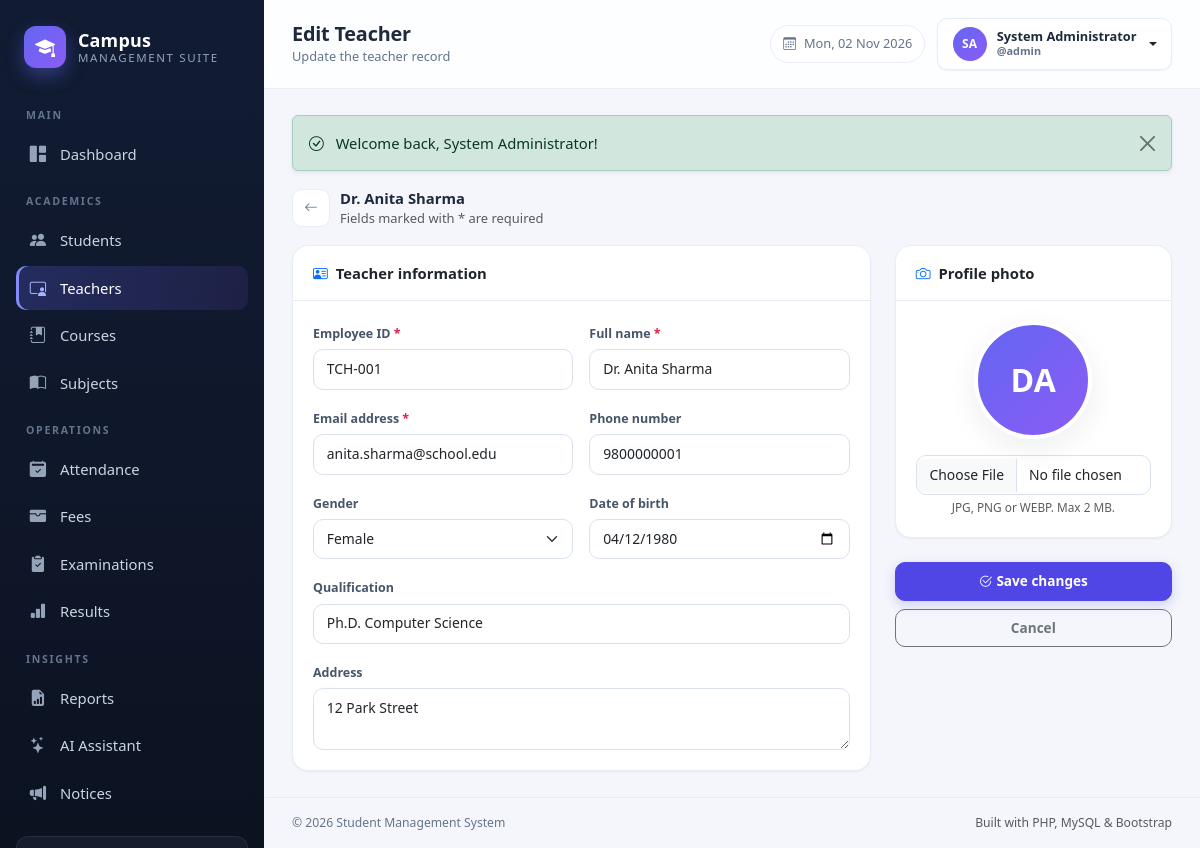
Page /admin/teachers/edit.php?id=1 (signed in) on the committed database.
### tables this page shows
CREATE TABLE teachers (
    id INT UNSIGNED AUTO_INCREMENT PRIMARY KEY,
    employee_id VARCHAR(30) NOT NULL UNIQUE,
    full_name VARCHAR(120) NOT NULL,
    email VARCHAR(120) NOT NULL UNIQUE,
    phone VARCHAR(20) DEFAULT NULL,
    gender ENUM('Male','Female','Other') DEFAULT NULL,
    dob DATE DEFAULT NULL,
    qualification VARCHAR(120) DEFAULT NULL,
    address VARCHAR(255) DEFAULT NULL,
    photo VARCHAR(255) DEFAULT NULL,
    created_at TIMESTAMP DEFAULT CURRENT_TIMESTAMP
);

### admin/teachers/edit.php (called while the page is built, shortened)
<?php
$id = query_int('id') ?: post_int('id');
$stmt = db()->prepare('SELECT * FROM teachers WHERE id = ?');
$stmt->execute([$id]);
$existing = $stmt->fetch();
$teacher = $existing;
$formAction = url('admin/teachers/edit.php');
$isEdit     = true;
require __DIR__ . '/_form.php';

### includes/functions.php (called while the page is built, shortened)
<?php
function e($value): string
{
    return htmlspecialchars((string) $value, ENT_QUOTES | ENT_SUBSTITUTE, 'UTF-8');
}
function url(string $path = ''): string
{
    return BASE_URL . '/' . ltrim($path, '/');
}
function initials(string $name): string
{
    $parts = preg_split('/\s+/', trim($name)) ?: [];
    $out = '';
    foreach (array_slice($parts, 0, 2) as $part) {
        $out .= strtoupper(substr($part, 0, 1));
    }
    return $out !== '' ? $out : '?';
}
function selected($a, $b): string
{
    return (string) $a === (string) $b ? ' selected' : '';
}

### config/database.php (called while the page is built, shortened)
<?php
function db(): PDO
{
    static $pdo = null;
    $dsn = 'mysql:host=' . DB_HOST . ';dbname=' . DB_NAME . ';charset=' . DB_CHARSET;
    try {
        $pdo = new PDO($dsn, DB_USER, DB_PASS, [
            PDO::ATTR_ERRMODE            => PDO::ERRMODE_EXCEPTION,
            PDO::ATTR_DEFAULT_FETCH_MODE => PDO::FETCH_ASSOC,
            PDO::ATTR_EMULATE_PREPARES   => false,
        ]);
    } catch (PDOException $e) {
        http_response_code(500);
        $message = APP_DEBUG ? $e->getMessage() : 'Unable to connect to the database.';
        echo '<!DOCTYPE html><html><head><meta charset="utf-8"><title>Database Error</title>'
            . '<link href="https://cdn.jsdelivr.net/npm/bootstrap@5.3.3/dist/css/bootstrap.min.css" rel="stylesheet"></head>'
            . '<body class="bg-light"><div class="container py-5"><div class="alert alert-danger shadow-sm">'
            . '<h4 class="alert-heading">Database connection failed</h4>'
            . '<p class="mb-2">' . htmlspecialchars($message) . '</p>'
            . '<hr><p class="mb-0 small">Make sure MySQL is running in XAMPP and that '
            . '<code>database/student_management.sql</code> has been imported.</p>'
            . '</div></div></body></html>';
        exit;
    }
    return $pdo;
}

### admin/teachers/_form.php (the view, shortened to what this page needs)
<?php
require dirname(__DIR__, 2) . '/includes/header.php';
?>
<div class="toolbar">
    <a class="btn btn-icon" href="<?= e(url('admin/teachers/index.php')) ?>" title="Back"><i class="bi bi-arrow-left"></i></a>
    <div>
        <div class="fw-semibold"><?= $isEdit ? e($teacher['full_name']) : 'New teacher registration' ?></div>
        <div class="text-muted small">Fields marked with * are required</div>
    </div>
</div>
<form method="post" enctype="multipart/form-data" action="<?= e($formAction) ?>" novalidate>
    <div class="row g-4">
        <div class="col-lg-8">
            <div class="card">
                <div class="card-header"><i class="bi bi-person-vcard me-2 text-primary"></i>Teacher information</div>
                <div class="card-body">
                    <div class="row g-3">
                        <div class="col-md-6">
                            <label class="form-label required">Employee ID</label>
                            <input class="form-control" name="employee_id" value="<?= e($teacher['employee_id']) ?>" required>
                        </div>
                        <div class="col-md-6">
                            <label class="form-label required">Full name</label>
                            <input class="form-control" name="full_name" value="<?= e($teacher['full_name']) ?>" required>
                        </div>
                        <div class="col-md-6">
                            <label class="form-label required">Email address</label>
                            <input class="form-control" type="email" name="email" value="<?= e($teacher['email']) ?>" required>
                        </div>
                        <div class="col-md-6">
                            <label class="form-label">Phone number</label>
                            <input class="form-control" name="phone" value="<?= e($teacher['phone']) ?>">
                        </div>
                        <div class="col-md-6">
                            <label class="form-label">Gender</label>
                            <select class="form-select" name="gender">
                                <?php foreach (['Male', 'Female', 'Other'] as $gender): ?>
                                    <option value="<?= $gender ?>"<?= selected($teacher['gender'], $gender) ?>><?= $gender ?></option>
                                <?php endforeach; ?>
                            </select>
                        </div>
                        <div class="col-md-6">
                            <label class="form-label">Date of birth</label>
                            <input class="form-control" type="date" name="dob" max="<?= date('Y-m-d') ?>" value="<?= e($teacher['dob']) ?>">
                        </div>
                        <div class="col-12">
                            <label class="form-label">Qualification</label>
                            <input class="form-control" name="qualification" value="<?= e($teacher['qualification']) ?>" placeholder="e.g. M.Sc. Mathematics">
                        </div>
                        <div class="col-12">
                            <label class="form-label">Address</label>
                            <textarea class="form-control" name="address" rows="2"><?= e($teacher['address']) ?></textarea>
                        </div>
                    </div>
                </div>
            </div>
        </div>
        <div class="col-lg-4">
            <div class="card">
                <div class="card-header"><i class="bi bi-camera me-2 text-primary"></i>Profile photo</div>
                <div class="card-body text-center">
                    <?php if (!empty($teacher['photo'])): ?>
                        <img class="avatar avatar-xl mb-3" src="<?= e(url($teacher['photo'])) ?>" alt="Teacher photo" id="photoPreview">
                    <?php else: ?>
                        <div class="avatar avatar-xl mb-3 mx-auto" id="photoFallback"><?= e(initials($teacher['full_name'] ?: 'New Teacher')) ?></div>
                    <?php endif; ?>
                    <input class="form-control" type="file" name="photo" accept="image/jpeg,image/png,image/webp"
                           data-preview-target="#photoPreview">
                    <div class="form-text">JPG, PNG or WEBP. Max 2 MB.</div>
                </div>
            </div>
            <div class="d-grid gap-2 mt-4">
                <button class="btn btn-primary" type="submit">
                    <i class="bi bi-check2-circle me-1"></i><?= $isEdit ? 'Save changes' : 'Add teacher' ?>
                </button>
                <a class="btn btn-outline-secondary" href="<?= e(url('admin/teachers/index.php')) ?>">Cancel</a>
            </div>
        </div>
    </div>
</form>
<?php require dirname(__DIR__, 2) . '/includes/footer.php'; ?>

### assets/css/style.css (style rules this page uses)
:root { --brand: #4f46e5; --brand-dark: #4338ca; --brand-soft: #eef2ff; --sidebar-bg: #0f172a; --sidebar-muted: #94a3b8; --body-bg: #f4f6fb; --surface: #ffffff; --text: #1e293b; --muted: #64748b; --line: #e8edf5; --radius: 16px; --shadow-sm: 0 1px 2px rgba(15, 23, 42, .06); --shadow: 0 10px 30px rgba(15, 23, 42, .07); --sidebar-w: 264px; }
* { box-sizing: border-box; }
body { margin: 0; background: var(--body-bg); color: var(--text); font-family: "Segoe UI", system-ui, -apple-system, "Helvetica Neue", Arial, sans-serif; font-size: .925rem; -webkit-font-smoothing: antialiased; }
a { text-decoration: none; }
.avatar { display: inline-grid; place-items: center; border-radius: 50%; background: linear-gradient(135deg, #6366f1, #8b5cf6); color: #fff; font-weight: 700; letter-spacing: .3px; flex-shrink: 0; object-fit: cover; }
.avatar-xl { width: 118px; height: 118px; font-size: 2rem; border: 4px solid #fff; box-shadow: var(--shadow); }
.card { border: 1px solid var(--line); border-radius: var(--radius); box-shadow: var(--shadow-sm); }
.card-header { background: #fff; border-bottom: 1px solid var(--line); border-radius: var(--radius) var(--radius) 0 0 !important; padding: 16px 20px; font-weight: 600; }
.card-body { padding: 20px; }
.btn { border-radius: 10px; font-weight: 600; font-size: .85rem; padding: .5rem .9rem; }
.btn-primary { background: var(--brand); border-color: var(--brand); box-shadow: 0 4px 12px rgba(79, 70, 229, .22); }
.btn-icon { width: 38px; height: 38px; display: inline-grid; place-items: center; padding: 0; background: #fff; border: 1px solid var(--line); color: var(--muted); }
.form-label { font-size: .78rem; font-weight: 600; color: #475569; margin-bottom: .35rem; }
.form-control, .form-select { border-radius: 10px; border-color: #dbe2ee; padding: .55rem .8rem; font-size: .87rem; }
.form-text { font-size: .74rem; }
.required::after { content: " *"; color: #e11d48; }
.toolbar { display: flex; flex-wrap: wrap; gap: 10px; align-items: center; margin-bottom: 16px; }

### rows in the picture
teachers: full_name "Dr. Anita Sharma", employee_id "TCH-001", email "anita.sharma@school.edu", phone "9800000001", dob "04/12/1980", qualification "Ph.D. Computer Science", address "12 Park Street", full_name "DA"

### other values in the picture
$group "MAIN"
$item['label'] "Dashboard"
$group "ACADEMICS"
$item['label'] "Students"
$item['label'] "Teachers"
$item['label'] "Courses"
$item['label'] "Subjects"
$group "OPERATIONS"
$item['label'] "Attendance"
$item['label'] "Fees"
$item['label'] "Examinations"
$item['label'] "Results"
$group "INSIGHTS"
$item['label'] "Reports"
$item['label'] "AI Assistant"
